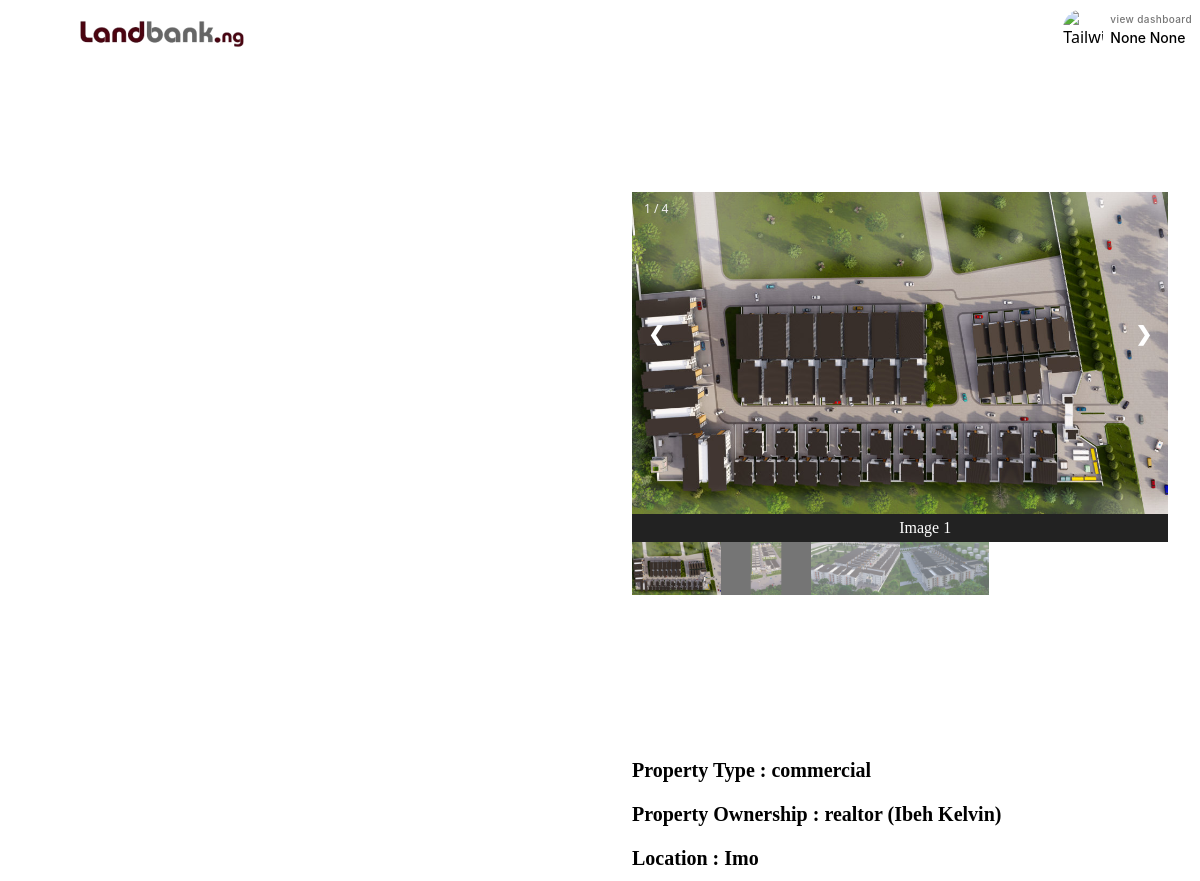
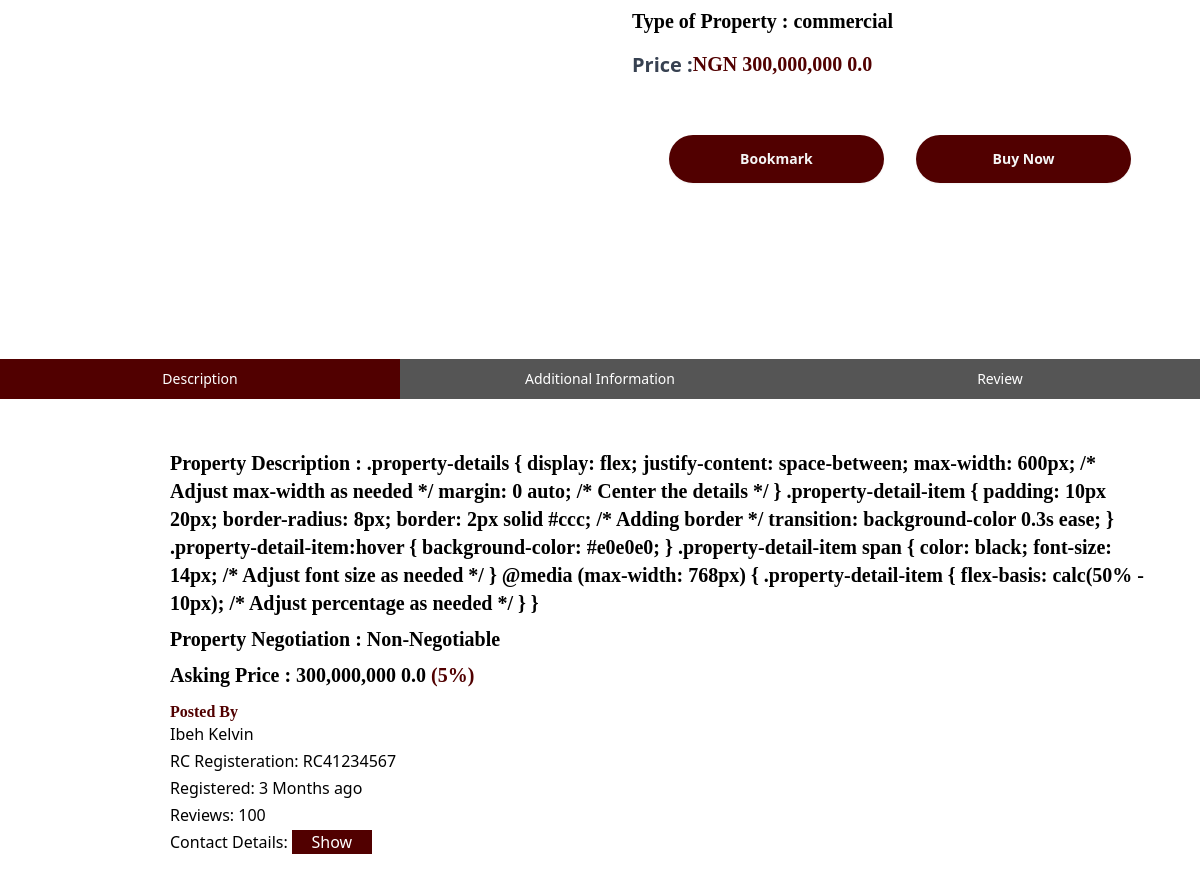
/shortlet/details/1 (signed in), run on the app's committed database (2 pictures, top to bottom).
### server.py (models this page shows, shortened)
class User(db.Model, UserMixin):
    id = db.Column(db.Integer, primary_key=True)
    firstname = db.Column(db.String(255)  )
    lastname = db.Column(db.String(255))
    email = db.Column(db.String(255), unique=True, nullable=True)
    password = db.Column(db.String(255), nullable=True)
    location = db.Column(db.String(100), nullable=True)  # Making user_location nullable
    nin_number = db.Column(db.String(20), nullable=True)  # Making nin_number nullable
    nin_slip = db.Column(db.String(100), nullable=True)  # Making nin_photo nullable
    bio = db.Column(db.Text, nullable=True)  # Making bio nullable
    phone_number = db.Column(db.String(20), nullable=True)  # Making phone_number nullable
    phone_number_two = db.Column(db.String(20), nullable=True)
    biz_name = db.Column(db.String(100), nullable=True)
    biz_bio = db.Column(db.Text, nullable=True)
    biz_location = db.Column(db.String(100), nullable=True)
    biz_number = db.Column(db.String(20), nullable=True)
    cac_numbers = db.Column(db.String(100), nullable=True)
    cac_slip = db.Column(db.String(100), nullable=True)
    is_admin = db.Column(db.Boolean, default=False)
    cart_items = db.relationship('CartItem', backref='user', lazy=True)
    profile_picture = db.Column(db.String(255))  # Add profile picture column

class ShortLet(db.Model):
    id = db.Column(db.Integer, primary_key=True)
    shortlet_property_available = db.Column(db.String, nullable=False)
    shortlet_property_ownership = db.Column(db.String, nullable=False)
    shortlet_lga = db.Column(db.String(255), nullable=False)
    location = db.Column(db.String(255), nullable=False)
    shortlet_property_type = db.Column(db.String, nullable=False)
    shortlet_subtype = db.Column(db.String, nullable=False)
    shortlet_negotiation = db.Column(db.String, nullable=False)
    shortlet_price = db.Column(db.String, nullable=False)
    shortlet_percent = db.Column(db.String, nullable=False)
    shortlet_charges = db.Column(db.String, nullable=False)
    shortlet_num_rooms = db.Column(db.Integer, nullable=False)
    shortlet_stay = db.Column(db.String, nullable=False)
    shortlet_num_toilets = db.Column(db.Integer, nullable=False)
    available = db.Column(db.Boolean, nullable=False, default=False)
    unavailable = db.Column(db.Boolean, nullable=False, default=False)
    shortlet_check_in = db.Column(db.Boolean, nullable=False, default=False)
    free_cancellation = db.Column(db.Boolean, nullable=False, default=False)
    fully_furnished = db.Column(db.Boolean, nullable=False, default=False)
    partly_unfurnished = db.Column(db.Boolean, nullable=False, default=False)
    parking_space = db.Column(db.Boolean, nullable=False, default=False)
    laundry_room = db.Column(db.Boolean, nullable=False, default=False)
    shared_kitchen = db.Column(db.Boolean, nullable=False, default=False)
    shared_bathroom = db.Column(db.Boolean, nullable=False, default=False)
    noise_level = db.Column(db.Boolean, nullable=False, default=False)
    visitors = db.Column(db.Boolean, nullable=False, default=False)
    fitness_center = db.Column(db.Boolean, nullable=False, default=False)
    internet_service = db.Column(db.Boolean, nullable=False, default=False)
    shortlet_description = db.Column(db.Text, nullable=False)
    shortlet_likes = db.Column(db.Integer, default=0)
    shortlet_shares = db.Column(db.Integer, default=0)
    user_id = db.Column(db.Integer, db.ForeignKey('user.id'))
    user = relationship('User', backref='shortlet_properties')
    approved = db.Column(db.Boolean, default=False)
    image_filenames = db.Column(db.String)
    shortlet_date_posted = db.Column(db.DateTime, default=datetime.utcnow)
    shortlet_time_posted = db.Column(db.Time)

### server.py (the view, shortened to what this page needs)
@app.route('/shortlet/details/<int:shortlet_id>', methods=['GET', 'POST'])
def shortlet_details(shortlet_id):
    user = current_user
    shortlet = ShortLet.query.get(shortlet_id)
    if not shortlet:
        flash('Shortlet not found', 'error')
        return redirect(url_for('index'))
    if not current_user.is_authenticated:
        flash('Please log in to add items to your cart.', 'info')
        return redirect(url_for('login'))
    shortlet_images = shortlet.image_filenames.split(',') if shortlet.image_filenames else []
    return render_template('shortlet_details.html', shortlet=shortlet,image_files=shortlet_images, user = user)

### server.py (called while the page is built)
@login_manager.user_loader
def load_user(user_id):
    return User.query.get(int(user_id))

def jinja2_enumerate(iterable):
    return enumerate(iterable)

### templates/shortlet_details.html (shortened to what this page needs)
<!DOCTYPE html>
<html lang="en">
<head>
    <link href="https://cdnjs.cloudflare.com/ajax/libs/flowbite/2.2.1/flowbite.min.css" rel="stylesheet" />
    <link href="https://cdn.jsdelivr.net/npm/daisyui@4.6.0/dist/full.min.css" rel="stylesheet" type="text/css" />
<script src="https://cdn.tailwindcss.com"></script>
<link rel="stylesheet" href="../static/css/differemt.css">
<link href='https://unpkg.com/boxicons@2.1.4/css/boxicons.min.css' rel='stylesheet'>
</head>
<body class="bg-white text-black">
    {% include "dash_nav.html" %}
<section>
    <div class="bg-white text-black mx-auto max-w-screen-xl px-4 py-16 sm:px-6 sm:py-24 lg:px-8">
      <div class="bg-white text-black mt-8 grid grid-cols-1 gap-8 lg:grid-cols-2 lg:gap-16">
        <div class="relative h-64 overflow-hidden sm:h-80 lg:h-full">
        </div>
        <div class="bg-white text-black lg:py-16">
          <article class="bg-white text-black space-y-4 text-gray-600">
            <div class="bg-white text-black container">
              {% if shortlet.image_filenames %}
              {% set image_files = shortlet.image_filenames.split(',') %}
              {% for image_file in image_files %}
                  <div class="mySlides">
                      <div class="numbertext">{{ loop.index }} / {{ image_files|length }}</div>
                      <img src="{{ url_for('static', filename='uploads/' + image_file.strip()) }}" style="width:100%">
                  </div>
              {% endfor %}
          {% endif %}
                <a class="prev" onclick="plusSlides(-1)">&#10094;</a>
                <a class="next" onclick="plusSlides(1)">&#10095;</a>
                <div class="caption-container">
                  <p id="caption"></p>
                </div>
                <div class="rowy">
                  {% if shortlet.image_filenames %}
                      {% for index, image_file in shortlet.image_filenames.split(',') | enumerate %}
                          <div class="column">
                              <img class="demo cursor" src="{{ url_for('static', filename='uploads/' + image_file.strip()) }}" style="width:100%" onclick="currentSlide({{ index + 1 }})" alt="Image {{ index + 1 }}">
                          </div>
                      {% endfor %}
                  {% endif %}
              </div>
              </div>
              <h2 class="text-xl font-bold mb-2 mb-11">Property Type : {{shortlet.shortlet_property_type}}</h2>
              <h2 class="text-xl font-bold mb-2 mb-11">Property Ownership : {{shortlet.shortlet_property_ownership}} ({{shortlet.user.firstname}} {{shortlet.user.lastname}})</h2>
              <h2 class="text-xl font-bold mb-2 mb-11">Location : {{shortlet.location}}</h2>
              <h2 class="text-xl font-bold mb-2 mb-11">Type of Property : {{shortlet.shortlet_property_type}}</h2>
                <div class=" text-xl font-bold flex items-center text-gray-700 mb-4">Price :
                  <span class="price font-bold"> NGN {{shortlet.shortlet_price}}</span>
                </div>
              <br>
              <div class="row">
                <div class="columns">
                  <form action="{{ url_for('shortlet_details', shortlet_id=shortlet.id) }}" method="post">
                    <button style="background-color: #510000; color: whitesmoke;" type="submit" name="add_to_cart" class="one btn btn">Bookmark</button>
                </form>
                </div>
                <div class="columns">
                  <a href="/cart">
                    <button id="buyButton" style="background-color: #510000; color: whitesmoke;" class="one btn btn" tabindex="-1" role="button" aria-disabled="true">Buy Now</button>
                  </a>
                </div>
</div>
</article>
              </div>
        </div>
        </div>
          <div class="max-w-full mb-10 ">
            <button class="tablink w-1/3 text-sm" onclick="openCity('London', this, '#510000')" id="defaultOpen">Description</button>
            <button class="tablink w-1/3 text-sm" onclick="openCity('Paris', this, '#510000')"><span class="hidden md:inline">Additional</span> Information</button>
            <button class="tablink w-1/3 text-sm" onclick="openCity('Tokyo', this, '#510000')">Review</button>
          </div>
            <div id="London" class="tabcontent mx-auto w-fit" style="text-align: start; margin-left: 10%;">
              <h2 class="w-auto text-xs font-bold mb-2 mb-11 lg:text-xl font-bold mb-2 mb-11">Property Description : {{shortlet.shortlet_description}}</h2>
              <h2 class="w-auto text-xs font-bold mb-2 mb-11 lg:text-xl font-bold mb-2 mb-11">Property Negotiation : {{shortlet.shortlet_negotiation}}</h2>
              <h2 class="text-xl font-bold mb-2 mb-11">Asking Price  : {{shortlet.shortlet_price}} <span style="color: #510000;">({{shortlet.shortlet_percent}})</span></h2>
            <h3 style="color: #510000; font-weight: bolder; padding-top: 5px;">Posted By</h3>
            <h4>{{shortlet.user.firstname}} {{shortlet.user.lastname}}</h4>
            <h4>RC Registeration: RC41234567</h4>
            <h4>Registered:  3 Months ago</h4>
            <h4>Reviews: 100</h4>
            <span id="contactDetails">Contact Details:
            </span>
            <button style="background-color: #510000; color: #FFFFFF; width: 80px;" onclick="revealContent()">Show</button>
            <br>
            <br>
          </div>
  </section>
</body>
</html>

### templates/dash_nav.html (shortened to what this page needs)
<div class="navbar bg-white text-black">
    <div class="flex-1">
      <a href="/dashboard" class=" btn-ghost text-xl">
        <img class="jmsoltech-1-icon14" src=" {{ url_for('static', filename='image/jmsoltech-11@2x.png' ) }}" alt="">
      </a>
    </div>
    <div class="flex-none">
      <div tabindex="0" role="button" class=" btn-ghost btn-circle avatar">
        <div class="w-10 rounded-full">
          {% if user.profile_picture %}
          <img src="{{ url_for('static', filename=user.profile_picture) }}" alt="Profile Picture" width="100" height="100">
          {% else %}
      <img alt="Tailwind CSS Navbar component" src="https://daisyui.com/images/stock/photo-1534528741775-53994a69daeb.jpg" />
      {% endif %}
        </div>
      </div>
      <div class="dropdown dropdown-end">
        <div class="covert">
  <h4 class="dash"><a href="/dashboard">view dashboard</a></h4>
  <h4 class="name" style="color: black;">{{user.firstname}}  {{user.lastname}}</h4>
        </div>
      </div>
    </div>
  </div>

### static/css/differemt.css (style rules this page uses)
.row { display: flex; flex-direction: row; justify-content: center; align-items: center; margin-left: 0%; margin-bottom: 3%; }
.rowy { display: flex; flex-direction: row; }

### templates/shortlet_details.html (style rules this page uses)
body, html { background-color:'white'; color: 'black'; }
* { box-sizing: border-box; background-color:'white'; color: 'black'; }
.container { position: relative; }
.mySlides { display: none; }
.cursor { cursor: pointer; }
.prev, .next { cursor: pointer; position: absolute; top: 40%; width: auto; padding: 16px; margin-top: -50px; color: white; font-weight: bold; font-size: 20px; border-radius: 0 3px 3px 0; user-select: none; -webkit-user-select: none; }
.next { right: 0; border-radius: 3px 0 0 3px; }
.numbertext { color: #f2f2f2; font-size: 12px; padding: 8px 12px; position: absolute; top: 0; }
.caption-container { text-align: center; background-color: #222; padding: 2px 16px; color: white; }
.row:after { content: ""; display: table; clear: both; }
.column { float: left; width: 16.66%; }
.demo { opacity: 0.6; }
.active, .demo:hover { opacity: 1; }
h2 { font-family: Cabinet Grotesk; font-size: 24px; font-weight: 700; line-height: 30px; letter-spacing: 0em; text-align: left; color: black; }
.price { font-family: Cabinet Grotesk; font-size: 20px; font-weight: 700; line-height: 25px; letter-spacing: 0em; text-align: left; color: #510000; }
.one { color: #510000; background-color: white; width: 215px; height: 40px; padding: 8px, 57px, 8px, 58px; border-radius: 40px; border: 1px; border:1px solid linear-gradient(0deg, #510000, #510000), linear-gradient(0deg, #FFFFFF, #FFFFFF);; }
.tablink { background-color: #555; color: white; float: left; border: none; outline: none; cursor: pointer; padding: 10px 10px; font-size: 15px; width: 30%; }
h4 { font-weight: 900; padding-bottom: 3px; }
h3 { font-family: Cabinet Grotesk; font-size: 16px; font-weight: 500; line-height: 20px; letter-spacing: 0em; text-align: left; }
.tabcontent { color:black; display: none; padding: 50px; text-align: start; }
.rowy { margin-bottom: 30%; }
p { font-family: cabinet Grotesk; font-size: 16px; padding-left: 10%; }
.row { display: flex; flex-direction: row; }
.columns { padding: 3%; }

### templates/dash_nav.html (style rules this page uses)
.navbar { position: fixed; top: 0; width: 100%; z-index: 10; }
.btn { background-color: none }
.name { font-family: Inter; font-size: 14px; font-weight: 500; line-height: 20px; text-align: left; color: #000000; }
.dash { font-family: Inter; font-size: 10px; font-weight: 500; line-height: 12px; letter-spacing: 0.4000000059604645px; text-align: left; color: #757575; }
.jmsoltech-1-icon14 { position: absolute; top: -40px; left: 23px; width: 278px; height: 148px; object-fit: cover; cursor: pointer; }

### data on the page
User: firstname "None", lastname "None"
ShortLet: shortlet_property_type "commercial", shortlet_property_ownership "realtor", location "Imo", shortlet_price "300,000,000 0.0", shortlet_description ".property-details { display: flex; justify-content: space-between; max-width: 600px; /* Adjust max-width as needed */ margin: 0 auto; /* Center the details */ } .property-detail-item { padding: 10px 20px; border-radius: 8px; border: 2px solid #ccc; /* Adding border */ transition: background-color 0.3s ease; } .property-detail-item:hover { background-color: #e0e0e0; } .property-detail-item span { color: black; font-size: 14px; /* Adjust font size as needed */ } @media (max-width: 768px) { .property-detail-item { flex-basis: calc(50% - 10px); /* Adjust percentage as needed */ } }", shortlet_negotiation "Non-Negotiable", shortlet_percent "5%"
User: user.firstname "Ibeh", user.lastname "Kelvin"

### other printed values
{{ image_files|length }} "4"
